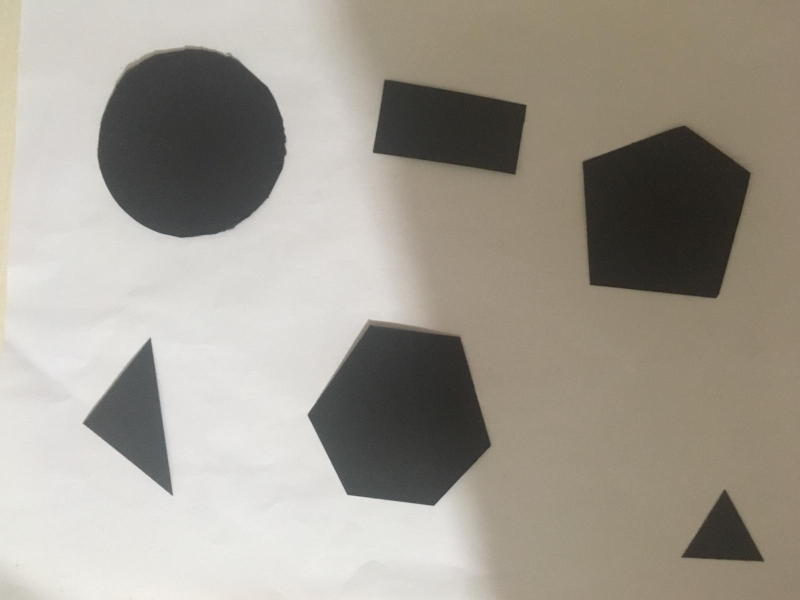
#> input picture staj_shape9.jpg, 1600 x 1200 px (shown at 1/2 size)
$ python proje1_golge.py   (older library calls are emulated)
#> lines starting #> are read from the running program, lines starting #| are printed output that depends on the picture; after the words box and inside, x2 and y2 are one past the last pixel; in counts of white or black regions, pixels touching at a corner belong together
#Proje_2 Sonuç kodları
import numpy as np
import cv2

img=cv2.imread('staj_shape9.jpg')
#> img is the input picture: shape (1200, 1600, 3); mean B, G, R 145.1, 155.4, 161.1
gray1 = cv2.cvtColor(img, cv2.COLOR_BGR2GRAY)#grayscale uyguladık
scale_percent = 70 # orjinal boyutun %70 oranı
width = int(img.shape[1] * scale_percent / 100)
#> width = 1120
height = int(img.shape[0] * scale_percent / 100)
#> height = 840
dim = (width, height)
#> dim = (1120, 840)
img = cv2.resize(img, dim, interpolation = cv2.INTER_AREA)#img boyutunu ayarladık
#> img: shape (840, 1120, 3)
gray1 = cv2.resize(gray1, dim, interpolation = cv2.INTER_AREA)#grayscale boyutunu ayarladık
#> gray1: shape (840, 1120)
gray1 = cv2.blur(gray1,(5,5))#grayscale'e gauss filtresi uyguladık

img1=cv2.blur(gray1,(3,3))-20#adaptive treshold için filtre uyguladık

_,threshold=cv2.threshold(img1,90,255,cv2.THRESH_BINARY)#treshold çıkardık
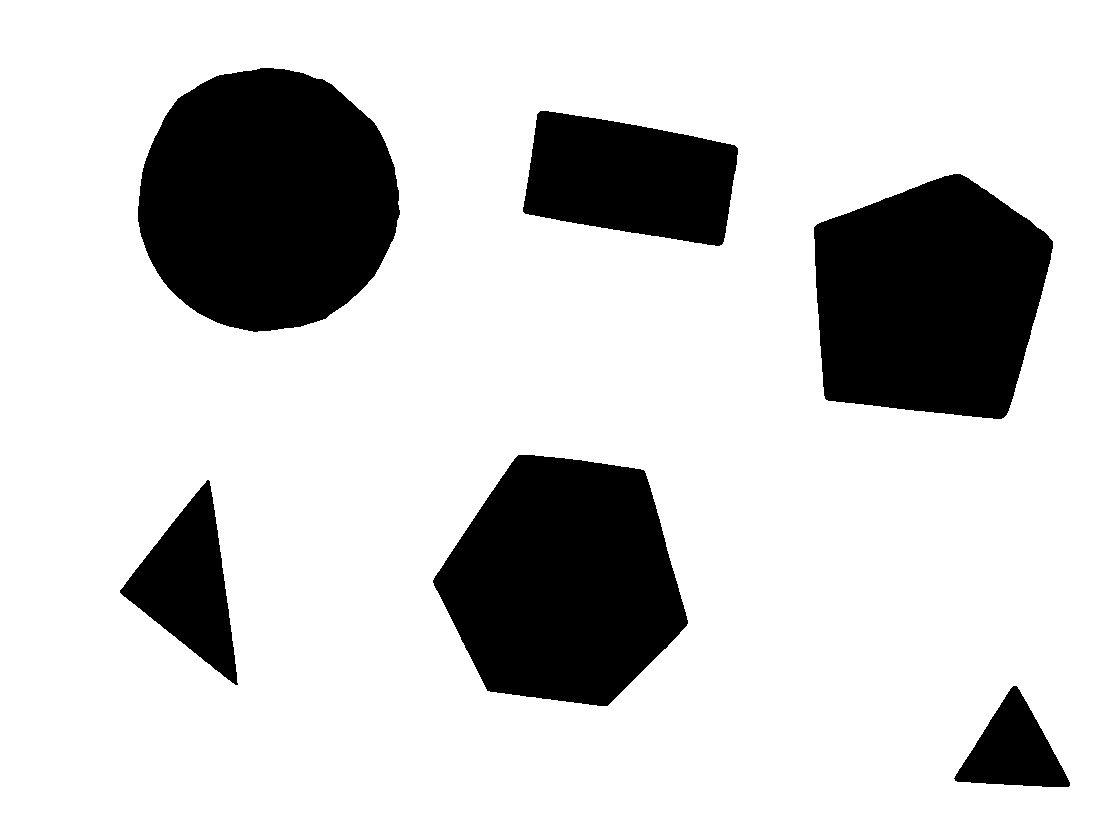
#> threshold: shape (840, 1120); 80.4% white; 6 black regions
_,contours,_=cv2.findContours(threshold,cv2.RETR_TREE, cv2.CHAIN_APPROX_SIMPLE)#kontörleri kümeledik
#> contours = 7 contours; box (x1, y1, x2, y2) and area: (0, 0, 1120, 840) 938841, (137, 67, 401, 333) 54324, (432, 454, 689, 707) 46587, (813, 173, 1054, 420) 46052, (522, 110, 739, 247) 21682, (119, 479, 239, 686) 11555, (953, 685, 1071, 788) 6385
sorted_contours= sorted(contours, key=cv2.contourArea)#kontör kümelerin küçükten büyüğe sıraladık / label işlemi yaptık
#> sorted_contours has the same summary as contours


for cnt in sorted_contours:#kontör kümeleri içinde for döngüsü oluşturduk
    img2 = cv2.imread('staj_shape9.jpg',cv2.IMREAD_GRAYSCALE)#resimi tekrar içe aktardık grayscale uyguladık
    scale_percent = 70
    width = int(img2.shape[1] * scale_percent / 100)
    height = int(img2.shape[0] * scale_percent / 100)
    dim = (width, height)
    img2 = cv2.resize(img2, dim, interpolation = cv2.INTER_AREA)#boyutunu ayarladık
    img2 = cv2.blur(img2,(5,5))#gauss filtresi uyguladık

    img2=cv2.blur(img2,(3,3))-20 #adaptive treshold için filtre uyguladık

    cv2.drawContours(img,[cnt],0,(0),5)#kontör çizdirdik
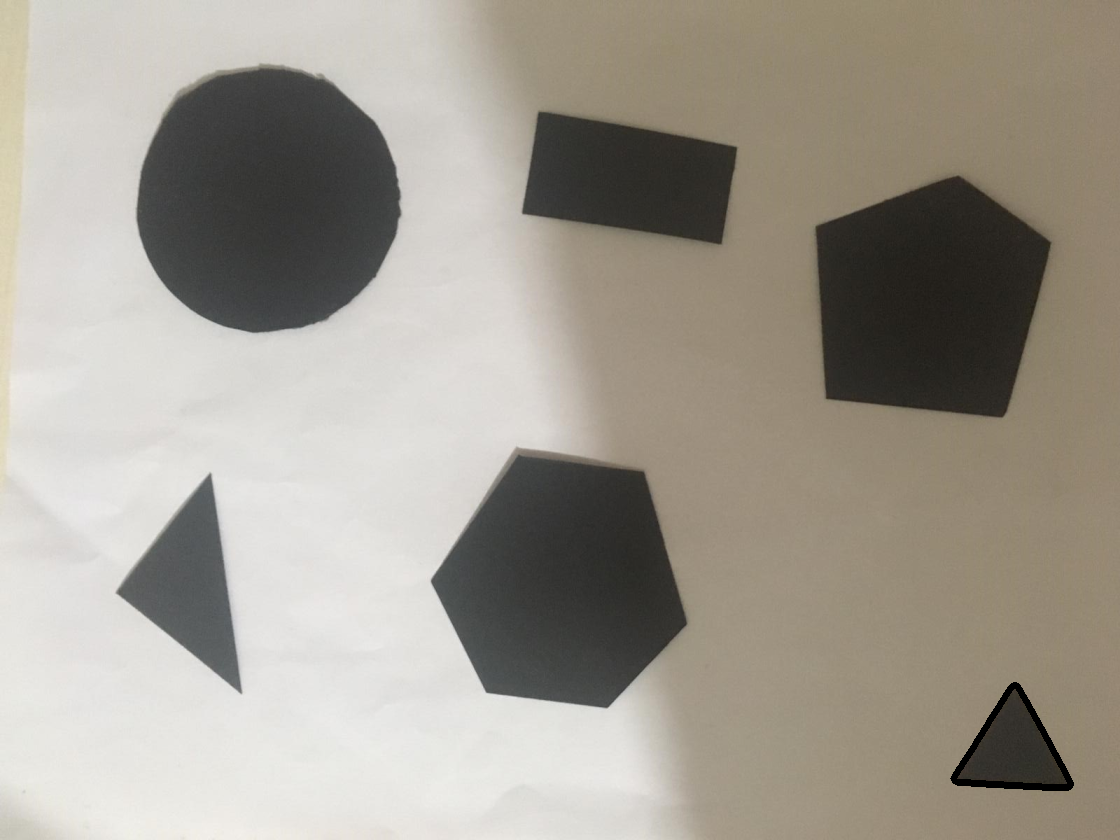
#> img: shape (840, 1120, 3); mean B, G, R 144.9, 155.2, 160.8
    size=cv2.contourArea(cnt)#kontör kümelerinin boyutunu hesapladık
#> size = 6385
    M= cv2.moments(cnt)#yazıları yerleştirmek için kullandığımız kodlar
#> M = moments, m00 6385, centre m10/m00, m01/m00 = (1013, 750)
    cx= int(M['m10']/M['m00'])#yazıları yerleştirmek için kullandığımız kodlar
#> cx = 1012
    cy= int(M['m01']/M['m00'])#yazıları yerleştirmek için kullandığımız kodlar
#> cy = 750
    x,y,w,h= cv2.boundingRect(cnt)#yazıları yerleştirmek için kullandığımız kodlar
#> x = 953; y = 685; w = 118; h = 103

    if size <100000:#100000 den küçük kontör sayısına sahip kontör kümelerini aldık böylece sadece şekiller üzerinde işlem yap
        gray = np.float32(img2)
        mask = np.zeros(gray.shape, dtype="uint8")#alınan şekile mask işlemi uyguladık
        cv2.fillPoly(mask, [cnt], (255,255,255))
#> mask: shape (840, 1120); 0.7% white; 1 white region, box (x1, y1, x2, y2) and area: (953, 685, 1071, 788) 6543
        edges = cv2.Canny(mask, 50, 100)#mask uygulanmış şekilin canny sini çıkardık
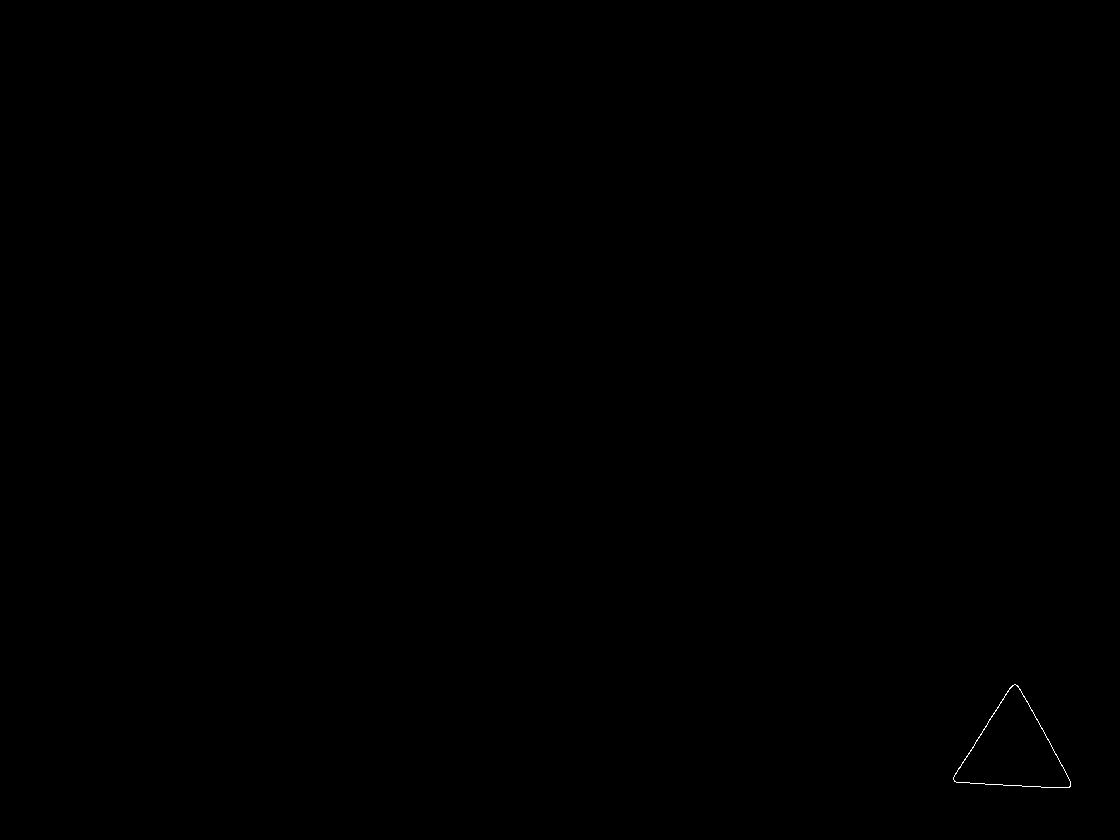
#> edges: shape (840, 1120); 0.04% white in thin lines or dots, all inside (x1, y1, x2, y2) = (953, 684, 1071, 788)
        lines = cv2.HoughLinesP(edges, 2, np.pi/184, 60, np.array([]), 50, 50)#şekilde ki düz çizgileri bulduk
#> lines = [[1024, 696, 1070, 781], [956, 782, 1062, 787], [958, 768, 1012, 685]]

        for line in lines:
            kenar=len(lines)#şekilde ki düz çizgileri saydırdık böylece kenar sayısını bulduk
#> this loop made 3 passes

        #kenar sayısına göre şekil ismini yazdırdık
        if kenar==3:
            cv2.putText(img, text='Ucgen', org=(cx-10,y+30),
            fontFace= cv2.FONT_HERSHEY_SIMPLEX, fontScale=1, color=(0,255,0),
            thickness=2, lineType=cv2.LINE_AA)
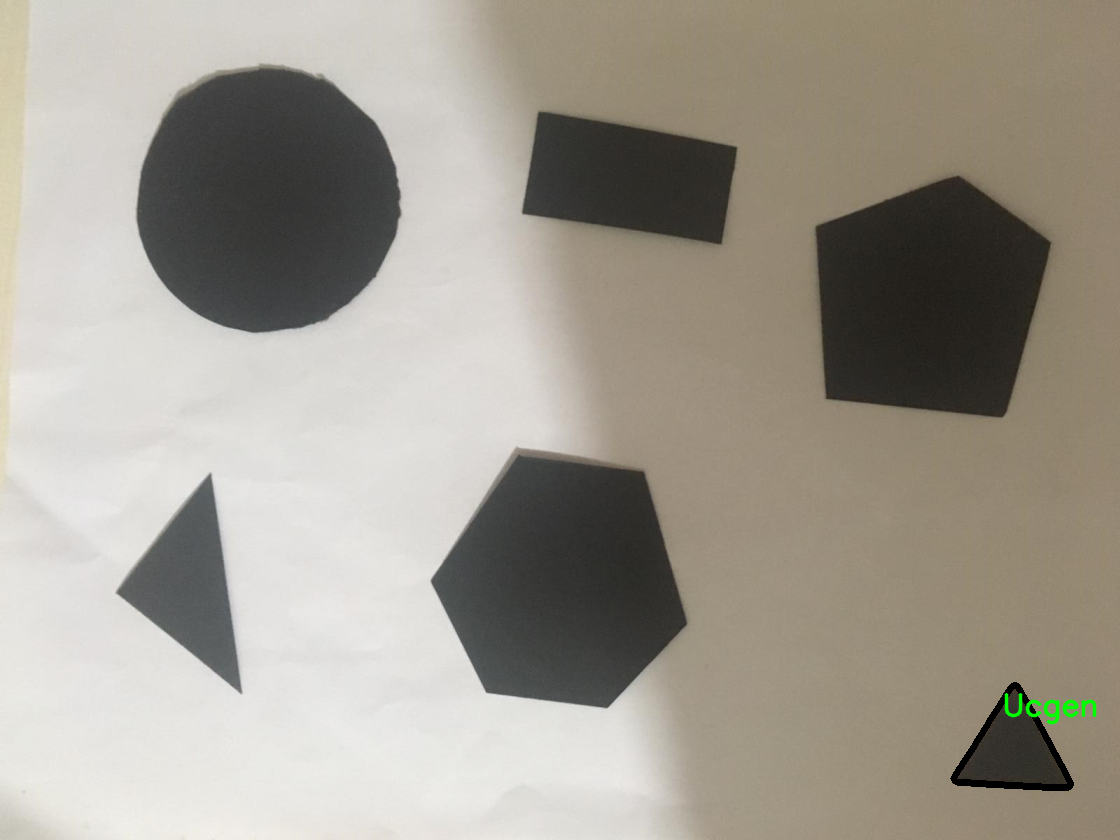
#> img: shape (840, 1120, 3); 0.12% of pixels changed, all inside (x1, y1, x2, y2) = (1004, 693, 1097, 725)
        elif kenar==4:
            cv2.putText(img, text='Dikdortgen', org=(cx-10,y+30),
            fontFace= cv2.FONT_HERSHEY_SIMPLEX, fontScale=1, color=(0,255,0),
            thickness=2, lineType=cv2.LINE_AA)
        elif kenar==5:
            cv2.putText(img, text='Besgen', org=(cx-10,y+30),
            fontFace= cv2.FONT_HERSHEY_SIMPLEX, fontScale=1, color=(0,255,0),
            thickness=2, lineType=cv2.LINE_AA)
        elif kenar==6:
            cv2.putText(img, text='Altigen', org=(cx-10,y+30),
            fontFace= cv2.FONT_HERSHEY_SIMPLEX, fontScale=1, color=(0,255,0),
            thickness=2, lineType=cv2.LINE_AA)
        else:
            cv2.putText(img, text='Daire', org=(cx-10,y+30),
            fontFace= cv2.FONT_HERSHEY_SIMPLEX, fontScale=1, color=(0,255,0),
            thickness=2, lineType=cv2.LINE_AA)


cv2.imshow('staj_shape9',img)
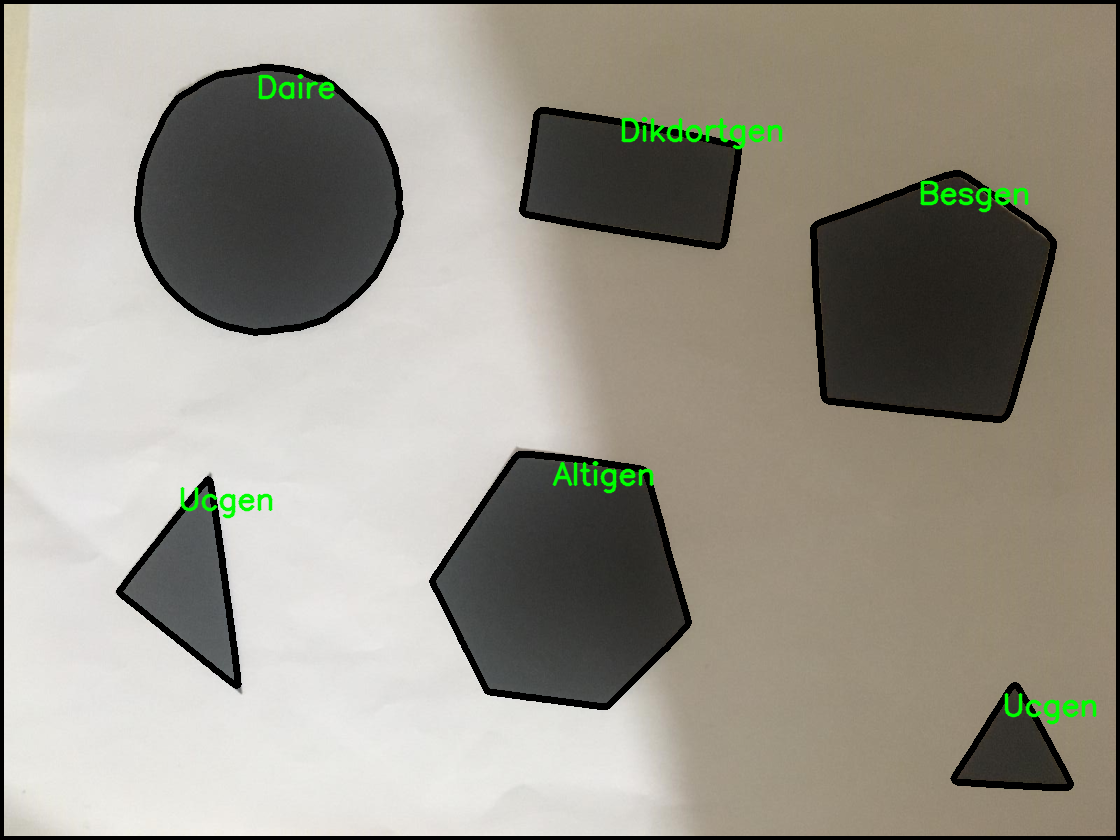
#> window 'staj_shape9': shape (840, 1120, 3); mean B, G, R 138.9, 150.3, 154
cv2.waitKey(0)
cv2.destroyAllWindows()
